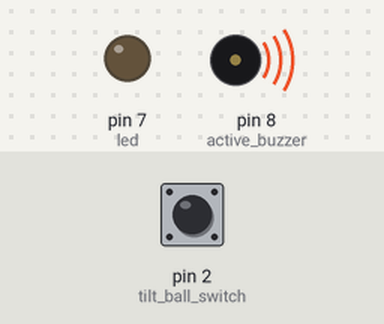
Bench run of a sketch on a simulated Arduino Uno, built with avr-gcc and run on an emulated ATmega328P. Shown: output pins drawn as LEDs (lit = HIGH), buzzer (waves = sounding, pin HIGH). The inputs (shaded band) are chosen by the test bench; at power-on: pin 2 (tilt_ball_switch) HIGH.

Above: at 1.2 s.
1.3 s: pin 2 (tilt_ball_switch) pulled LOW for 0.15 s
At 1.37 s:
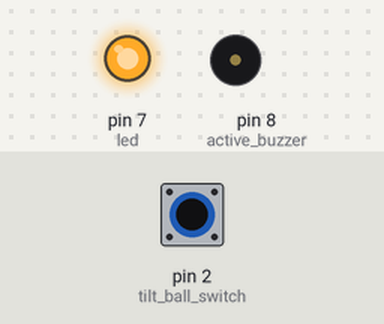
2.9 s: pin 2 (tilt_ball_switch) pulled LOW for 3.2 s
At 6.8 s:
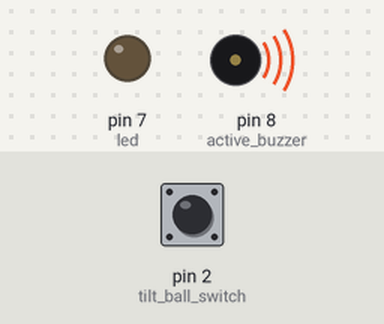
Timing chart, 0 to 8.3 s (numbered marks = the images above; inputs shaded):
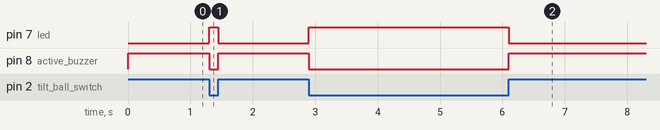

Measured:
- after the input at 1.3 s, pin 7 (led): LOW → HIGH at once, → LOW 0.15 s later; pin 8 (active_buzzer): HIGH → LOW at once, → HIGH 0.15 s later
- after the input at 2.9 s, pin 7 (led): LOW → HIGH at once, → LOW 3.2 s later; pin 8 (active_buzzer): HIGH → LOW at once, → HIGH 3.2 s later

The sketch:

Project_eleven.ino
```cpp
void setup() {
  // put your setup code here, to run once:
  pinMode(2, INPUT); //tilt ball switch
  pinMode(7, OUTPUT); //led
  pinMode(8, OUTPUT); //active buzzer
}

void loop() {
  // put your main code here, to run repeatedly:
  if (digitalRead(2) == LOW)
  {
    digitalWrite(7, HIGH);
    digitalWrite(8, LOW);
  }
  if (digitalRead(2) == HIGH){
    digitalWrite(7, LOW);
    digitalWrite(8, HIGH);
  }

}
```
